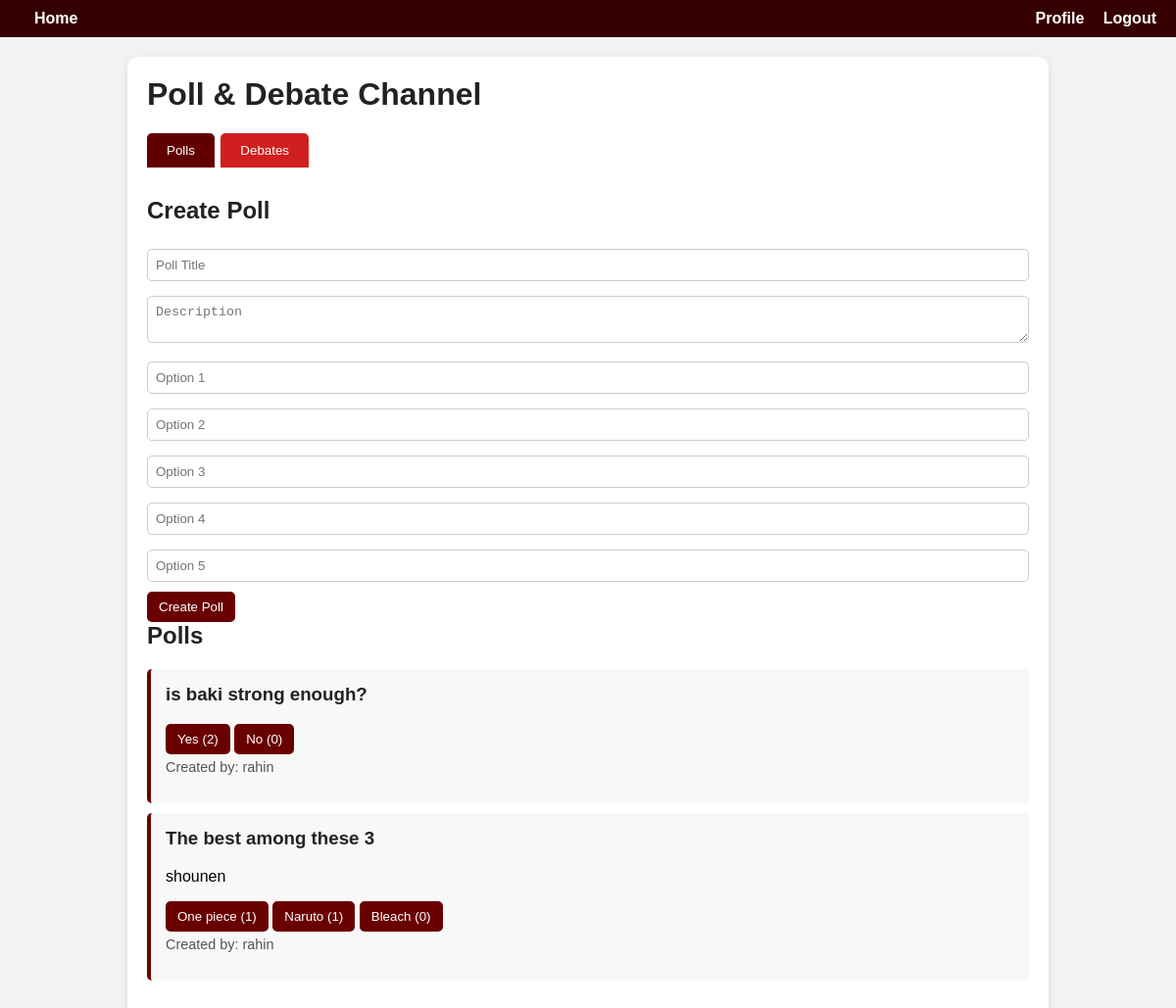
/controller/polldebatecontroller.php (signed in), run on the app's committed database.
### tables this page shows
CREATE TABLE `polls` (
  `poll_id` int(11) NOT NULL,
  `title` varchar(255) DEFAULT NULL,
  `description` text DEFAULT NULL,
  `created_by` int(11) DEFAULT NULL,
  `created_at` timestamp NOT NULL DEFAULT current_timestamp()
);

CREATE TABLE `poll_options` (
  `option_id` int(11) NOT NULL,
  `poll_id` int(11) DEFAULT NULL,
  `option_text` varchar(255) DEFAULT NULL
);

CREATE TABLE `users` (
  `user_id` int(11) NOT NULL,
  `username` varchar(50) NOT NULL,
  `email` varchar(100) NOT NULL,
  `password_hash` varchar(255) NOT NULL,
  `profile_picture` varchar(255) DEFAULT NULL,
  `level` int(11) DEFAULT 1,
  `badge` varchar(100) DEFAULT NULL,
  `bio` text DEFAULT NULL,
  `created_at` timestamp NOT NULL DEFAULT current_timestamp(),
  `is_active` tinyint(1) DEFAULT 1
);

### controller/polldebatecontroller.php (called while the page is built, shortened)
<?php
require_once __DIR__ . '/../db.php';
require_once __DIR__ . '/../model/polldebatemodel.php';
$model = new PolldebateModel($pdo);
$polls = $model->getAllPolls();
require __DIR__ . '/../view/polldebateview.php';

### model/polldebatemodel.php (called while the page is built, shortened)
<?php
class PolldebateModel {
    private $pdo;
    private $maxOptions;
    public function __construct($pdo, $maxOptions = 5) {
        $this->pdo = $pdo;
        $this->maxOptions = $maxOptions;
    }
    public function getMaxOptions() {
        return $this->maxOptions;
    }
    public function getAllPolls() {
        $stmt = $this->pdo->query("SELECT p.*, u.username FROM polls p JOIN users u ON p.created_by = u.user_id ORDER BY p.created_at DESC");
        return $stmt->fetchAll(PDO::FETCH_ASSOC);
    }
    public function getPollOptions($poll_id) {
        $stmt = $this->pdo->prepare("SELECT * FROM poll_options WHERE poll_id=?");
        $stmt->execute([$poll_id]);
        return $stmt->fetchAll(PDO::FETCH_ASSOC);
    }
    public function getPollVotes($option_id) {
        $stmt = $this->pdo->prepare("SELECT COUNT(*) AS votes FROM poll_votes WHERE option_id=?");
        $stmt->execute([$option_id]);
        return $stmt->fetch(PDO::FETCH_ASSOC)['votes'] ?? 0;
    }
}

### view/polldebateview.php (the view, shortened to what this page needs)
<?php
$activeTab = $_POST['active_tab'] ?? 'poll';
?>
<!DOCTYPE html>
<html lang="en">
<head>
    <link rel="stylesheet" href="/animeverse/css/polldebate.css">
</head>
<body>
    <nav class="navbar">
        <div class="navbar-left">
            <a href="/animeverse/controller/homecontroller.php">Home</a>
        </div>
        <div class="navbar-right">
            <?php if(isset($_SESSION['user_id'])): ?>
                <a href="/animeverse/controller/profilecontroller.php">Profile</a>
                <a href="/animeverse/controller/logoutcontroller.php">Logout</a>
            <?php else: ?>
                <a href="/animeverse/controller/logincontroller.php">Login</a>
            <?php endif; ?>
        </div>
    </nav>
    <div class="container">
        <h1>Poll & Debate Channel</h1>
        <div class="tabs">
            <button class="tablink <?= $activeTab=='poll'?'active':'' ?>" onclick="showTab('poll')">Polls</button>
            <button class="tablink <?= $activeTab=='debate'?'active':'' ?>" onclick="showTab('debate')">Debates</button>
        </div>
        <div id="poll" class="tabcontent" style="display: <?= $activeTab=='poll'?'block':'none' ?>;">
            <h2>Create Poll</h2>
            <form method="post">
                <input type="text" name="poll_title" placeholder="Poll Title" required><br>
                <textarea name="poll_desc" placeholder="Description"></textarea><br>
                <?php for($i=1;$i<=$model->getMaxOptions();$i++): ?>
                    <input type="text" name="poll_options[]" placeholder="Option <?= $i ?>" <?= $i<=2?'required':'' ?>><br>
                <?php endfor; ?>
                <button type="submit">Create Poll</button>
            </form>
            <h2>Polls</h2>
            <?php foreach($polls as $poll): ?>
                <div class="poll">
                    <h3><?= htmlspecialchars($poll['title']) ?></h3>
                    <p><?= htmlspecialchars($poll['description']) ?></p>
                    <form method="post">
                        <?php foreach($model->getPollOptions($poll['poll_id']) as $opt): ?>
                            <button type="submit" name="vote_option" value="<?= $opt['option_id'] ?>">
                                <?= htmlspecialchars($opt['option_text']) ?> (<?= $model->getPollVotes($opt['option_id']) ?>)
                            </button>
                        <?php endforeach; ?>
                    </form>
                    <p class="creator">Created by: <?= htmlspecialchars($poll['username']) ?></p>
                </div>
            <?php endforeach; ?>
        </div>
    </div>
</body>
</html>

### css/polldebate.css (style rules this page uses)
body { font-family: Arial, sans-serif; background: #f2f2f2; margin: 0; padding: 0; }
.container { max-width: 900px; margin: 20px auto; background: #fff; padding: 20px; border-radius: 10px; box-shadow: 0 4px 10px rgba(0,0,0,0.1); }
h1, h2, h3 { color: #222; margin-top: 0; }
.tabs { margin-bottom: 20px; }
.tablink { background: #d01f1f; color: #fff; padding: 10px 20px; border: none; cursor: pointer; border-radius: 5px 5px 0 0; margin-right: 2px; transition: background 0.3s; }
.tablink.active { background: #610000; }
.tabcontent { display: none; padding: 10px 0; }
form input, form textarea { width: 100%; margin: 5px 0 10px; padding: 8px; border: 1px solid #ccc; border-radius: 5px; box-sizing: border-box; resize: vertical; }
form button { padding: 8px 12px; background: #690000; color: #fff; border: none; border-radius: 5px; cursor: pointer; transition: background 0.3s; }
.poll, .debate { background: #f8f8f8; padding: 15px; margin: 10px 0; border-radius: 5px; border-left: 4px solid #6b0101; }
.creator { font-size: 0.9em; color: #555; margin-top: 5px; }
.navbar { display: flex; justify-content: space-between; align-items: center; background: rgba(55, 0, 0, 1); padding: 10px 20px; color: #fff; }
.navbar a { color: #fff; text-decoration: none; margin-left: 15px; font-weight: bold; }

### data on the page
polls: title "is baki strong enough?", created_by.username "rahin"
poll_options: $opt['option_id'] 4 (drawn), option_text "Yes", PollVotes "2"
poll_options: $opt['option_id'] 5 (drawn), option_text "No", PollVotes "0"
polls: title "The best among these 3", description "shounen", created_by.username "rahin"
poll_options: option_text "One piece", option_id "1"
poll_options: $opt['option_id'] 2 (drawn), option_text "Naruto", PollVotes "1"
poll_options: $opt['option_id'] 3 (drawn), option_text "Bleach", PollVotes "0"
